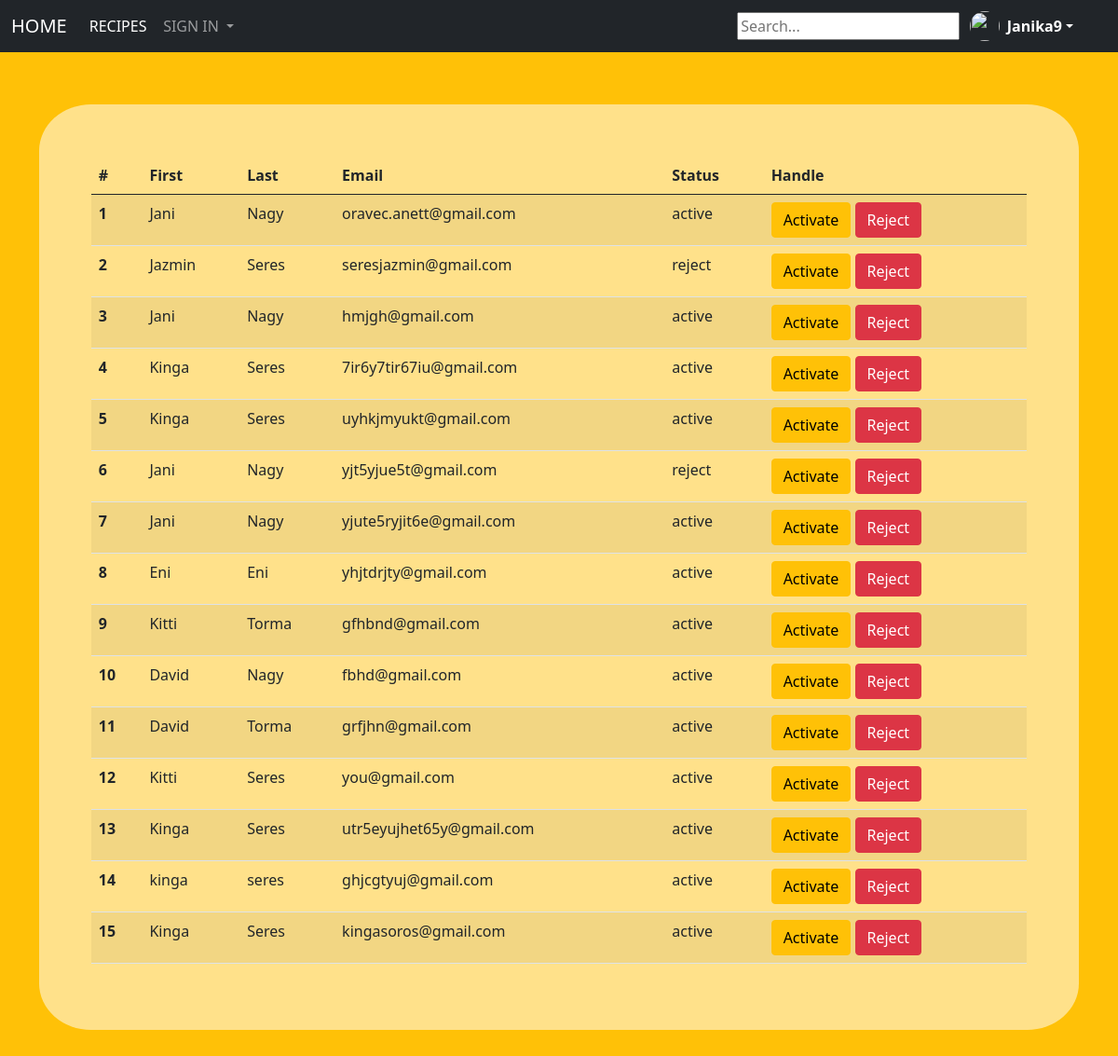
The page /html/adm.php (signed in) on the database its author committed.
### tables this page shows
CREATE TABLE `profil` (
  `profil_id` int(11) NOT NULL,
  `password` varchar(255) NOT NULL,
  `last_name` varchar(140) NOT NULL,
  `phone_numb` int(11) NOT NULL,
  `user_name` varchar(140) NOT NULL,
  `first_name` varchar(140) NOT NULL,
  `email` varchar(255) NOT NULL,
  `activated` tinyint(1) DEFAULT 0,
  `activation_token` varchar(64) NOT NULL,
  `activation_expire` datetime DEFAULT current_timestamp(),
  `forgotten_password_token` varchar(255) NOT NULL,
  `forgotten_password_expires` datetime NOT NULL DEFAULT current_timestamp(),
  `img` varchar(255) NOT NULL
);

### html/adm.php (the view, shortened to what this page needs)
<?php
require "db_conn.php";
$query="SELECT `profil_id`, `last_name`, `first_name`, `email`, `activated` FROM `profil`";
$result = $conn->query($query);
?>
<!DOCTYPE html>
<html>
    <head>
        <link href="https://cdn.jsdelivr.net/npm/bootstrap@5.0.2/dist/css/bootstrap.min.css" rel="stylesheet"
>
        <link rel="stylesheet" href="../style.css">
    </head>
    <body>
      <nav class="navbar navbar-expand-lg navbar-dark bg-dark">
        <div class="container-fluid">
          <a class="navbar-brand" href="../index.php">HOME</a>
          <div class="collapse navbar-collapse" id="navbarSupportedContent">
            <ul class="navbar-nav me-auto mb-2 mb-lg-0">
              <li class="nav-item">
                <a class="nav-link active" aria-current="page" href="rec.php">RECIPES</a>
              </li>
              <li class="nav-item dropdown">
                <a class="nav-link dropdown-toggle" href="sign_in.php" id="navbarDropdown" role="button" data-bs-toggle="dropdown" aria-expanded="false">
                  SIGN IN
                </a>
              </li>
            </ul>
            <form class="d-flex" action="search_ing.php" method="get">
                <input type="text" id="searchInput" onkeyup="showResult(this.value)" placeholder="Search...">
            </form>
          <div class="dropdown">
          <a href="#" class="d-flex align-items-center text-white text-decoration-none dropdown-toggle" id="dropdownUser1"
          data-bs-toggle="dropdown" aria-expanded="false">
          <img src="images/<?php if (isset($_SESSION['img'])) { echo htmlspecialchars($_SESSION['img']); } ?>" alt="" width="32" height="32" class="rounded-circle me-2">
            <strong><?php if(isset($_SESSION['user_name'])) { echo $_SESSION['user_name']; }?></strong>
          </a>
        </div>
      </div>
      </div>
    </nav>
      <div class="container">
        <main class="cont_2">
        <table class="table table-striped">
        <thead>
        <tr>
          <th scope="col">#</th>
          <th scope="col">First</th>
          <th scope="col">Last</th>
          <th scope="col">Email</th>
          <th scope="col">Status</th>
          <th scope="col">Handle</th>
        </tr>
      </thead>
      <tbody>
      <?php if ($result->num_rows > 0) {
    $rowNumber = 1;
    while ($row = $result->fetch_assoc()) {
        $id = $row['profil_id'];
        $last_name = $row['last_name'];
        $first_name = $row['first_name'];
        $email = $row['email'];
        $activated = $row['activated'] == 1 ? "active" : "reject";
        echo '<tr>';
        echo '<th scope="row">' . $rowNumber . '</th>';
        echo '<td>' . htmlspecialchars($first_name) . '</td>';
        echo '<td>' . htmlspecialchars($last_name) . '</td>';
        echo '<td>' . htmlspecialchars($email) . '</td>';
        echo '<td>' . htmlspecialchars($activated) . '</td>';
        echo '<td>
                <form action="adm_check.php" method="post" style="display:inline;">
                    <input type="hidden" name="id" value="' . htmlspecialchars($id) . '">
                    <button type="submit" name="action" value="activate" class="btn btn-warning">Activate</button>
                    <button type="submit" name="action" value="reject" class="btn btn-danger">Reject</button>
                </form>
              </td>';
        echo '</tr>';
        $rowNumber++;
    }} ?>
      </tbody>
        </table>
        </main>
    </body>
</html>

### style.css (style rules this page uses)
body { background-color: #ffc107; }
.cont_2 { margin:5% auto; background-color: rgba(255, 255, 255, 0.528); padding: 5%; border-radius: 5%; }
nav { padding-right:3%; }
.dropdown { margin-left: 1%; }
a { color: #000; text-decoration: none; }

### rows shown on the page
profil: first_name "Jani", last_name "Nagy", email "oravec.anett@gmail.com", activated "active"
profil: first_name "Jazmin", last_name "Seres", email "seresjazmin@gmail.com", activated "reject"
profil: first_name "Jani", last_name "Nagy", email "hmjgh@gmail.com", activated "active"
profil: first_name "Kinga", last_name "Seres", email "7ir6y7tir67iu@gmail.com", activated "active"
profil: first_name "Kinga", last_name "Seres", email "uyhkjmyukt@gmail.com", activated "active"
profil: first_name "Jani", last_name "Nagy", email "yjt5yjue5t@gmail.com", activated "reject"
profil: first_name "Jani", last_name "Nagy", email "yjute5ryjit6e@gmail.com", activated "active"
profil: first_name "Eni", last_name "Eni", email "yhjtdrjty@gmail.com", activated "active"
profil: first_name "Kitti", last_name "Torma", email "gfhbnd@gmail.com", activated "active"
profil: first_name "David", last_name "Nagy", email "fbhd@gmail.com", activated "active"
profil: first_name "David", last_name "Torma", email "grfjhn@gmail.com", activated "active"
profil: first_name "Kitti", last_name "Seres", email "you@gmail.com", activated "active"
profil: first_name "Kinga", last_name "Seres", email "utr5eyujhet65y@gmail.com", activated "active"
profil: first_name "kinga", last_name "seres", email "ghjcgtyuj@gmail.com", activated "active"
profil: first_name "Kinga", last_name "Seres", email "kingasoros@gmail.com", activated "active"

### other values the page prints
$_SESSION['user_name'] "Janika9"
